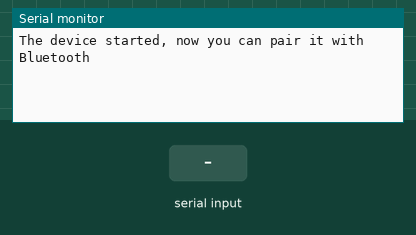
Bench run of a sketch on a simulated ESP32. Shown: the last lines printed to the serial monitor. Inputs (shaded band) come from the test bench. Nothing arrives over Bluetooth unless stated.

Above: at 1.2 s.
1.3 s: "1" received over the second serial link
At 1.7 s:
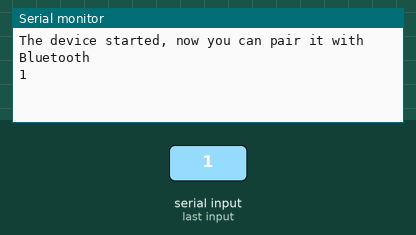
2.8 s: "0" received over the second serial link
At 3.9 s:
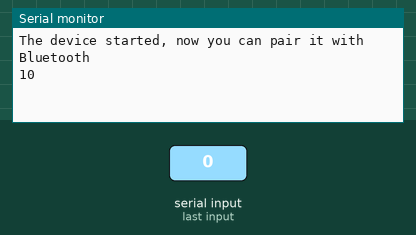

Measured:
- after the input at 1.3 s, the serial monitor: prints a new line at once (image 1)
- after the input at 2.8 s, the serial monitor: prints a new line at once (image 2)

The sketch:

BluetoothESP32.ino
```cpp
#include"BluetoothSerial.h"

#if !defined(CONFIG_BT_ENABLED) || !defined(CONFIG_BLUEDROID_ENABLED)
#error Bluetooth is not enabled! Please run `make menuconfig` to and enable it
#endif

BluetoothSerial SerialBT;

void setup(){
  Serial.begin(115200);
  SerialBT.begin("ESP32test");
  Serial.println("The device started, now you can pair it with Bluetooth");
}

void loop(){

  if (Serial.available()){
    SerialBT.write(Serial.read());
  }

  if (SerialBT.available()){
    Serial.write(SerialBT.read());
  }
  delay(20);
}
```
